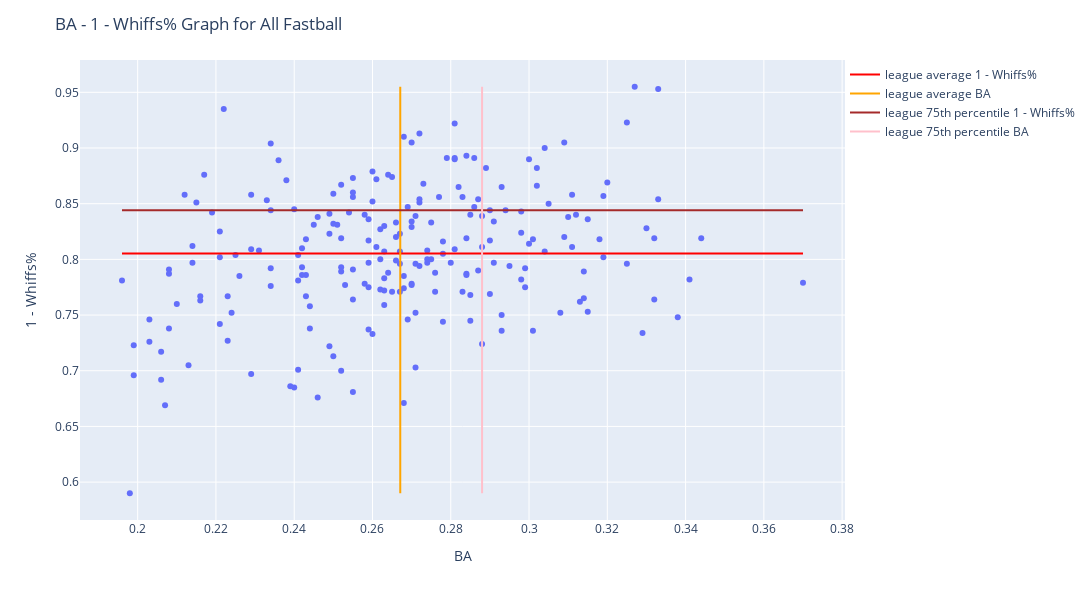

Notebook cell for this chart:
### Markdown cell above
Although the top 20 players in batting average and Whiffs% are easily found out, there are only three players who can make on both lists. Aaron Judge has the highest batting average, but he has not made in the top 20 Whiffs% list. Therefore, it is necessary to consider a players both abilities. Then I create a new feature $$ BW = \frac{\frac{BA}{\text{League Average BA}} + \frac{1 - Whiffs\%}{\text{League Average (1 - Whiffs\%)}}}{2} $$ to evaluate a player both abilities.

### Code cell
# visualize (1 - Whiffs%) - BA
reload()
contact_df["1 - Whiffs%"] = 1 - contact_df["Whiffs%"]
func.x_y_scatter(contact_df, "BA", "1 - Whiffs%", type)

### Figure 1 — Plotly figure (JSON) as saved in the notebook; plotly's stock layout.template omitted (floating-point values rounded to 4 significant figures; data arrays with more than 128 entries replaced by an {"elided": "..."} marker saying what was removed)
{"data": [{"hovertemplate": "<b>%{hovertext}</b><br><br><extra></extra>", "hovertext": {"elided": "218 str values"}, "legendgroup": "", "marker": {"color": "#636efa", "symbol": "circle"}, "mode": "markers", "name": "", "orientation": "v", "showlegend": false, "type": "scatter", "x": {"elided": "218 float values"}, "xaxis": "x", "y": {"elided": "218 float values"}, "yaxis": "y"}, {"line": {"color": "red", "width": 2}, "mode": "lines", "name": "league average 1 - Whiffs%", "type": "scatter", "x": [0.196, 0.37], "y": [0.8054, 0.8054]}, {"line": {"color": "orange", "width": 2}, "mode": "lines", "name": "league average BA", "type": "scatter", "x": [0.2671, 0.2671], "y": [0.59, 0.955]}, {"line": {"color": "brown", "width": 2}, "mode": "lines", "name": "league 75th percentile 1 - Whiffs%", "type": "scatter", "x": [0.196, 0.37], "y": [0.844, 0.844]}, {"line": {"color": "pink", "width": 2}, "mode": "lines", "name": "league 75th percentile BA", "type": "scatter", "x": [0.288, 0.288], "y": [0.59, 0.955]}], "layout": {"height": 600, "legend": {"tracegroupgap": 0, "x": 1, "y": 1}, "margin": {"t": 60}, "showlegend": true, "title": {"text": "BA - 1 - Whiffs% Graph for All Fastball"}, "width": 1200, "xaxis": {"anchor": "y", "domain": [0, 1], "title": {"text": "BA"}}, "yaxis": {"anchor": "x", "domain": [0, 1], "title": {"text": "1 - Whiffs%"}}}}
